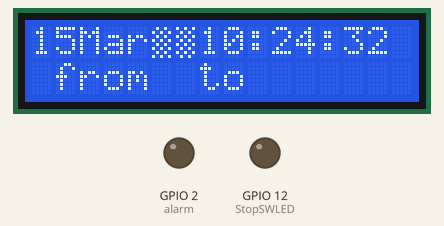
This sketch was run on a simulated ESP8266 (NodeMCU). On the bench: 16×2 character LCD, output pins drawn as LEDs (lit = HIGH). WiFi joins after 1.5 s; servers stay silent unless stated; network time is answered at once with the bench clock; the local clock reads 2024-03-15 10:24:30 at power-on unless the sketch sets it; the Firebase database answers and starts empty; what the sketch prints to the serial monitor is not drawn.

Above: at 3.0 s.
At 7.2 s:
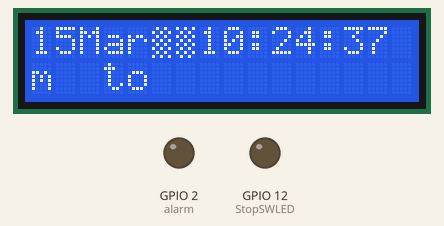
At 12.3 s:
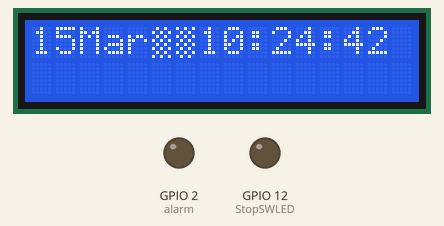
At 20.6 s:
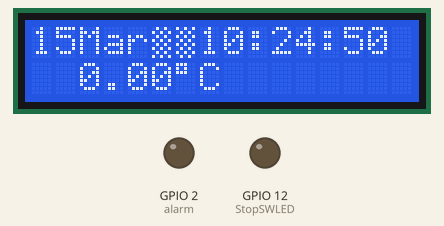
At 27.8 s:
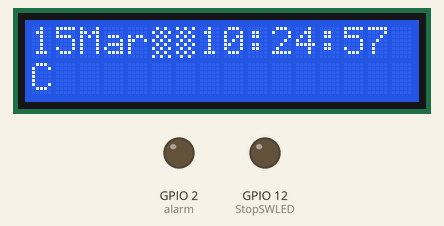
At 38.1 s:
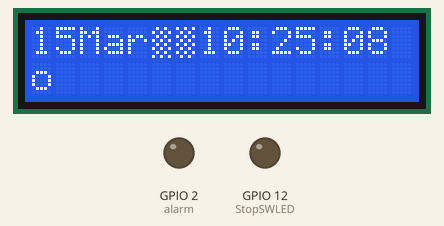

The sketch:

main_program.ino
```cpp
//21Sep

//important
//cloud functions add utc offset in seconds
//control backlight and LED on LEDSW
//auto connect wifi https://www.esp8266.com/viewtopic.php?p=85276

//optimise the JS webapp for it
//battery system (charging)
//finalise outer casing

//needs working confirmation:
//get NTP time to callibrate
//get cal data from firebase at midnight or event end  (use ||)

//todo:
//cloud function + calendar https://developers.google.com/calendar/quickstart/js
//be able to change location of weather easily
//setup google auth so clocky can mass produce, not just for ur firebase acc
//optimize firebase / zapier to efficiency when get data
//refactor, dun use so much char day[] things


//done:
//change alarm to LED see how,
//buzzer sound at right time, use LEDSWITCH to stop alarm
//test SwitchLED, when alarm sound only light up
//get alarm time from firebase on device boot
//scrolling text
//complete PCB, program from PCB
//interface for changing alarm time,
//parse the cacat google calendar time (done with substrings)
//get weather from accuweather https://github.com/ImJustChew/cec-iclock/blob/master/functions/index.js
//show events (what from when to when) dipsplay beginsDate, beginsTime, endsDate endsTime, weather
//show temperature and weather (add to printEvents() function)
//get alarm time every 45 mins


// discontinued ideas
//use buttons to adjust alarm
//save alarm time in EEPROM
//get time from firebase to readjust itself every 45 mins (need test) https://github.com/scanlime/esp8266-Arduino/blob/master/tests/Time/Time.ino


// RTC 3V/5V , LCD 5V
// Buzzer 5V
// Both switches Input -> [Switch] -> Ground, NodeMCU internal Pullup
//the switches are inverted (INPUT_PULLUP)
//the outputs / LEDs are not


// ESP8266 Pinouts
// D0   = 16;
// D1   = 5; SCL of RTC and LCD
// D2   = 4; SDA of ETC and LCD
// D3   = 0;
// D4   = 2;
// D5   = 14; Buzzer +ve Pin
// D6   = 12;
// D7   = 13; StopSwitch (LED)
// D8   = 15; StopSwitch (sw)
// D9   = 3;
// D10  = 1;


// CLOCKYPCB NodeMCU Pinouts
// D0   = 16;
// D1   = 5; SCL of RTC and LCD
// D2   = 4; SDA of ETC and LCD
// D3   = 0;
// D4   = 2; Buzzer +ve Pin
// D5   = 14; StopSwitch (sw)
// D6   = 12; StopSwitch (LED)
// D7   = 13;
// D8   = 15;
// D9   = 3;
// D10  = 1;

#include <Wire.h>
#include "RTClib.h"
#include "FirebaseESP8266.h"
#include <LiquidCrystal_I2C.h>
#include <ESP8266WiFi.h>
#include <NTPClient.h>
#include <WiFiUdp.h>

#define FIREBASE_HOST "esp8266-f2775.firebaseio.com"
#define FIREBASE_AUTH "EQ0xXkArCNnNnDlrd7kxaroYoTULU1lZgDPLtD9L"
#define WIFI_SSID "ZONGZ"
#define WIFI_PASSWORD "zz12343705"

//pcb pins
#define alarm 2 //D4
#define StopSW 14 //D5
#define StopSWLED 12 //D6

FirebaseData firebaseData;
LiquidCrystal_I2C lcd(0x27, 16, 2);
RTC_DS3231 rtc;

String summary = "";
String begins, beginsDate, beginsTime = "";
String ends, endsDate, endsTime = "";

String weatherNow, precipitationType = "";
bool hasPrecipitation;
float temperature;

String alarmTime = "";

bool alarmState = 0;

int utcOffsetSeconds = 0;

byte leftPattern[] = {
  B01010,
  B10101,
  B01010,
  B10101,
  B01010,
  B10101,
  B01010,
  B10101
};

byte rightPattern[] = {
  B10101,
  B01010,
  B10101,
  B01010,
  B10101,
  B01010,
  B10101,
  B01010
};

byte Arm[] = {
  B00001,
  B00001,
  B00001,
  B00010,
  B00010,
  B00100,
  B01000,
  B00000
};

byte Eye[] = {
  B00000,
  B01110,
  B10011,
  B10111,
  B11111,
  B01110,
  B00000,
  B00000
};

byte Mouth[] = {
  B00000,
  B00000,
  B01110,
  B01010,
  B00010,
  B00010,
  B01100,
  B00000
};

byte Star[] = {
  B00000,
  B00100,
  B00100,
  B01010,
  B10101,
  B01010,
  B00100,
  B00100
};

DateTime before45Mins;
WiFiUDP ntpUDP;
NTPClient timeClient(ntpUDP, "pool.ntp.org", 0);

String messages[] = { "", "" };

int shiftedIndexes = 0;
String displayThis = messages[0];

void setup (){
  Serial.begin(115200);

  lcd.begin(16, 2);
  lcd.init();

  lcd.createChar(0, leftPattern);
  lcd.createChar(1, rightPattern);
  lcd.createChar(2, Arm);
  lcd.createChar(3, Eye);
  lcd.createChar(4, Mouth);
  lcd.createChar(5, Star);

  lcd.backlight();
  lcd.setCursor(0,0);
  lcd.print("connecting......");
  lcd.setCursor(0,1);
  printKaomoji();

  WiFi.begin(WIFI_SSID, WIFI_PASSWORD);
  Serial.print("Connecting to Wi-Fi");
  while (WiFi.status() != WL_CONNECTED){
    Serial.print(".");
    delay(300);
  }
  Serial.println();
  Serial.print("Connected with IP: ");
  Serial.println(WiFi.localIP());
  Serial.println();

  Firebase.begin(FIREBASE_HOST, FIREBASE_AUTH);
  Firebase.reconnectWiFi(true);

  if (! rtc.begin()) {
    Serial.println("Couldn't find RTC");
    while (1);
  }

  pinMode(alarm, OUTPUT);      //buzzer
  pinMode(StopSW, INPUT_PULLUP); //StopSW
  pinMode(StopSWLED, OUTPUT); //StopSWLED

  //get some data on startup
  getAlarmTime();
  updateEventsFromFirebase();
  getWeather();
  getUtcOffset();

  displayThis = messages[0];

  before45Mins = rtc.now();

  timeClient.begin();
  callibrateRtc();

  lcd.clear();
}

void loop (){
  DateTime now = rtc.now();

  showDate(now);

  char rightNow[] = "hh:mm:ss";
  char dateRightNow[] = "YYYY-MM-DD";
  String stringyTime = String(now.toString(rightNow));
  String stringyDate = String(now.toString(dateRightNow));
  Serial.print("the alarm i got: ");
  Serial.println(alarmTime);
  Serial.print("the time rn: ");
  Serial.println(stringyTime);
  Serial.print("the date rn: ");
  Serial.println(stringyDate);

  if((stringyTime == "00:00:00") || ((stringyDate == endsDate) && (stringyTime == endsTime))){
    updateEventsFromFirebase();
    getAlarmTime();
  }

  if((stringyTime == alarmTime) && (alarmState == 0)){
    alarmState = 1;
    Serial.println("WAKEY WAKEY MDF WAKEY WAKEY MDF WAKEY WAKEY MDF WAKEY WAKEY MDF ");
  }

  if((alarmState == 1) && (digitalRead(StopSW) == LOW)){
    alarmState = 0;
    Serial.println("!!!!!!!!!!!!!!!!!!!! Alarm Stopped !!!!!!!!!!!!!!!!!!!!");
  }

  digitalWrite(alarm, alarmState);
  digitalWrite(StopSWLED, alarmState);

/* String summary = "";
String begins, beginsDate, beginsTime = "";
String ends, endsDate, endsTime = ""; */


  printScrollingStuff(displayThis, shiftedIndexes);

  //scrolling mechanism
  if(shiftedIndexes > displayThis.length()-1){
    shiftedIndexes = 0;
    if(displayThis == messages[0]){
      displayThis = messages[1];
    } else {
      displayThis = messages[0];
    }

  } else{
    shiftedIndexes++;
    Serial.print("WHATS BEING DISPLAYED RN: ");
    Serial.println(displayThis);
  }

  Serial.print("end date: ");
  Serial.println(endsDate);
  Serial.print("end time: ");
  Serial.println(endsTime);
  Serial.println("-----------------------------------------------------------------------------------");

  if((now - TimeSpan(0,45,0,0)) == before45Mins){
    getWeather();
    getAlarmTime();
    Serial.println("45 MINUTES ALREADYYYYYYYYYYYYYYYYYYYYYYYYYYYYYYYYYYYYYYYYYYYYYYYYYYYYYYYYYYYY");
    before45Mins = now;
    callibrateRtc();
  }

  delay(1000);
  lcd.clear();
}

void callibrateRtc(){
  timeClient.update();

  DateTime shouldBeAccurate = (timeClient.getEpochTime() + (utcOffsetSeconds*1000));
  rtc.adjust(shouldBeAccurate);

  Serial.println("I CALLIBRATED THE THING I CALLIBRATED THE THING I CALLIBRATED THE THING I CALLIBRATED THE THING I CALLIBRATED THE THING ");
}

void getWeather(){
  if (Firebase.getString(firebaseData, "/calendar/weather/weatherNow")){
    weatherNow = firebaseData.stringData();
  } else {
    Serial.print("Error in getString: ");
    Serial.println(firebaseData.errorReason());
  }
  if (Firebase.getFloat(firebaseData, "/calendar/weather/tempCelsius")){
    temperature = firebaseData.floatData();
  } else {
    Serial.print("Error in getString: ");
    Serial.println(firebaseData.errorReason());
  }
  if (Firebase.getBool(firebaseData, "/calendar/weather/hasPrecipitation")){
    hasPrecipitation = firebaseData.boolData();

    if(hasPrecipitation){
      if (Firebase.getString(firebaseData, "/calendar/weather/precipitationType")){
        precipitationType = firebaseData.stringData();

        messages[1] = "Today: " + weatherNow + " " + String(temperature) + (char)223 + "C with " + precipitationType;

      } else {
        Serial.print("Error in getString: ");
        Serial.println(firebaseData.errorReason());
      }
    } else {
      messages[1] = "Today: " + weatherNow + " " + String(temperature) + (char)223 + "C";
    }

  } else {
    Serial.print("Error in getBool: ");
    Serial.println(firebaseData.errorReason());
  }

}

void printScrollingStuff(String sentence, int shiftedIndexes){
  String toPrint = "";
  toPrint += sentence.substring(shiftedIndexes, (shiftedIndexes+16));

  lcd.setCursor(0, 1);
  lcd.print(toPrint);

}

void showDate(DateTime dt){
  char Date[] = "DDMMM";
  lcd.setCursor(0, 0);
  lcd.print(dt.toString(Date));

  lcd.write(byte(0));
  lcd.write(1);

  char TimeRN[] = "hh:mm:ss";
  lcd.print(dt.toString(TimeRN));
}

void getAlarmTime(){
  if (Firebase.getString(firebaseData, "/calendar/alarmTime")){
    alarmTime = firebaseData.stringData();
  } else {
    Serial.print("Error in getString: ");
    Serial.println(firebaseData.errorReason());
  }
}

void getUtcOffset(){
  if (Firebase.getInt(firebaseData, "/calendar/utcOffsetSeconds")){
    utcOffsetSeconds = firebaseData.intData();
  } else {
    Serial.print("Error in getInt: ");
    Serial.println(firebaseData.errorReason());
  }
}

void updateEventsFromFirebase(){
  if (Firebase.getString(firebaseData, "/calendar/event/summary")){
    summary = firebaseData.stringData();
  } else {
    Serial.print("Error in getString: ");
    Serial.println(firebaseData.errorReason());
  }
  if (Firebase.getString(firebaseData, "/calendar/event/begins")){
    begins = firebaseData.stringData();
    beginsDate = begins.substring(0, 10);
    beginsTime = begins.substring(11, 19);
  } else {
    Serial.print("Error in getString: ");
    Serial.println(firebaseData.errorReason());
  }
  if (Firebase.getString(firebaseData, "/calendar/event/ends")){
    ends = firebaseData.stringData();
    endsDate = ends.substring(0, 10);
    endsTime = ends.substring(11, 19);
  } else {
    Serial.print("Error in getString: ");
    Serial.println(firebaseData.errorReason());
  }

  messages[0] = summary + " from " + beginsTime + " to " + endsTime;
}

void printKaomoji(){
  //(ﾉ◕ヮ◕)ﾉ✧
  lcd.setCursor(0,1);
  lcd.print("(");
  lcd.write(2); //arm
  lcd.write(3); //eye
  lcd.write(4); //mouth
  lcd.write(3); //eye
  lcd.print(")");
  lcd.write(2); //arm
  lcd.write(5); //star
}

//----------------------------------------------- RANDOM CODES I DIDNT WANT TO DELETE -----------------------------------------------
//  lcd.autoscroll();
//  // print from 0 to 9:
//  for (int thisChar = 0; thisChar < 10; thisChar++) {
//    lcd.print(thisChar);
//    delay(500);
//  }
//  // turn off automatic scrolling
//  lcd.noAutoscroll();

//void checkEvents(DateTime dt){
//  char currently[] = "hh:mm";
//  Serial.println(dt.toString(currently));
//
//  //if event ended OR is currently midnight, update summary and start and end time
//
//  if(dt.toString(currently) == "00:00"){
//    if (Firebase.getString(firebaseData, "/calendar/event/summary")){
//      summary = firebaseData.stringData();
//    } else {
//      Serial.print("Error in getString: ");
//      Serial.println(firebaseData.errorReason());
//    }
//    if (Firebase.getString(firebaseData, "/calendar/event/begins")){
//      begins = firebaseData.stringData();
//    } else {
//      Serial.print("Error in getString: ");
//      Serial.println(firebaseData.errorReason());
//    }
//    if (Firebase.getString(firebaseData, "/calendar/event/ends")){
//      ends = firebaseData.stringData();
//    } else {
//      Serial.print("Error in getString: ");
//      Serial.println(firebaseData.errorReason());
//    }
//  }
//}

//void printEvents(DateTime dt){
//  char dayName[] = "DDD";
//  String today = dt.toString(dayName);
//  if(summary == ""){
//    Serial.println(today + ": Nothing Scheduled!");
//  }
//  else{
//    Serial.println(today + ": " + summary + " from " + begins + " to " + ends);
//  }
//}

//  String timetest = theTime.toString(timeFormat);
//  String datetest = theTime.toString(dateFormat);
//  Serial.print("year: ");
//  Serial.println(datetest.substring(0,4));
//  Serial.print("month: ");
//  Serial.println(datetest.substring(5,7));
//  Serial.print("day: ");
//  Serial.println(datetest.substring(8,11));
//  Serial.print("hour: ");
//  Serial.println(timetest.substring(0,2));
//  Serial.print("minute: ");
//  Serial.println(timetest.substring(3,5));
//  Serial.print("second: ");
//  Serial.println(timetest.substring(6,8));

//  String dateRN = "";
//  String timeRN = "";
//  char dateFormat[] = "YYYY-MM-DD";
//  char timeFormat[] = "hh:mm:ss";
//  if((theTime - TimeSpan(0,45,0,0)) == before45Mins){
//    Serial.println("ok im starting callibreting!!!!!!!!!!!!!!!!!!!!!!!!!!!!!!!!!!!!!!!!!!!!!!!!!!!!!!!!!!!!!!!!!!!");
//    if (Firebase.getString(firebaseData, "/calendar/accuracy/dateNow")){
//      dateRN = firebaseData.stringData();
//    } else {
//      Serial.print("Error in getString: ");
//      Serial.println(firebaseData.errorReason());
//    }
//    if (Firebase.getString(firebaseData, "/calendar/accuracy/timeNow")){
//      timeRN = firebaseData.stringData();
//    } else {
//      Serial.print("Error in getString: ");
//      Serial.println(firebaseData.errorReason());
//    }
//    if(
//      (String(theTime.toString(timeFormat)) != timeRN) ||
//      (String(theTime.toString(dateFormat)) != dateRN)
//    ){
//      rtc.adjust(DateTime(
//        (dateRN.substring(0,4)).toInt(),
//        (dateRN.substring(5,7)).toInt(),
//        (dateRN.substring(8,11)).toInt(),
//        (timeRN.substring(0,2)).toInt(),
//        (timeRN.substring(3,5)).toInt(),
//        (timeRN.substring(6,8)).toInt()
//      ));
//    }

/////////////////////////////////////////////////// references to the bottom ///////////////////////////////////////////////////

//The toString() buffer can be defined using following combinations:
  //hh - the hour with a leading zero (00 to 23)
  //mm - the minute with a leading zero (00 to 59)
  //ss - the whole second with a leading zero where applicable (00 to 59)
  //YYYY - the year as four digit number
  //YY - the year as two digit number (00-99)
  //MM - the month as number with a leading zero (01-12)
  //MMM - the abbreviated English month name ('Jan' to 'Dec')
  //DD - the day as number with a leading zero (01 to 31)
  //DDD - the abbreviated English day name ('Mon' to 'Sun')

  void types(String a) { Serial.println("it's a String"); }
  void types(int a) { Serial.println("it's an int"); }
  void types(char *a) { Serial.println("it's a char*"); }
  void types(float a) { Serial.println("it's a float"); }
  void types(bool a) { Serial.println("it's a bool"); }

//DateTime is an OBJECT
//dt.hour() and stuff are ints
//rtc.getTemperature() is a float
//the toString()s are char*s

//toggle input
//  if(digitalRead(sw1)== LOW){ alarmState = !alarmState; Serial.println("Switch is toggled")}

//push input
//  if(digitalRead(sw1) == LOW){
//    alarmState = 1;
//    Serial.println("Switch is momentarily pressed");
//  } else {
//    alarmState = 0;
//  }
```

Measured:
- what the display in image 0 shows lasts 1.0 s, from 3.0 s to 4.0 s
